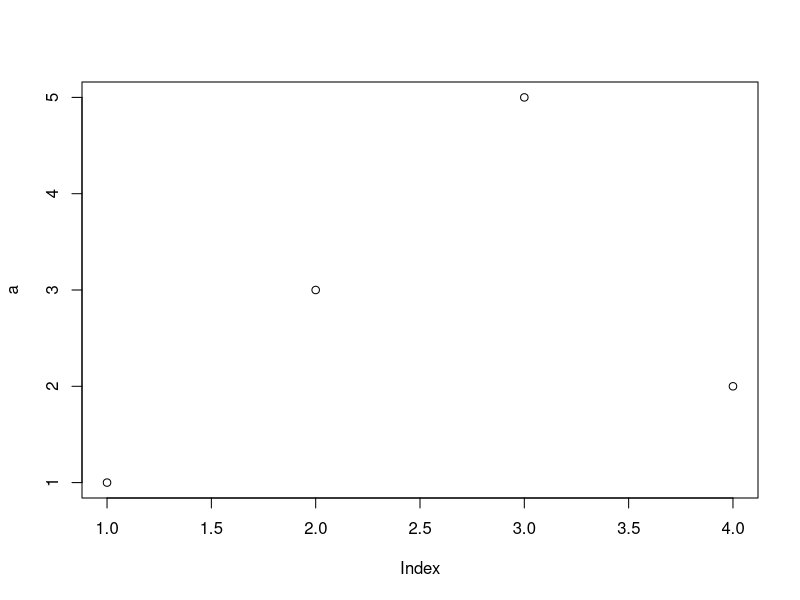
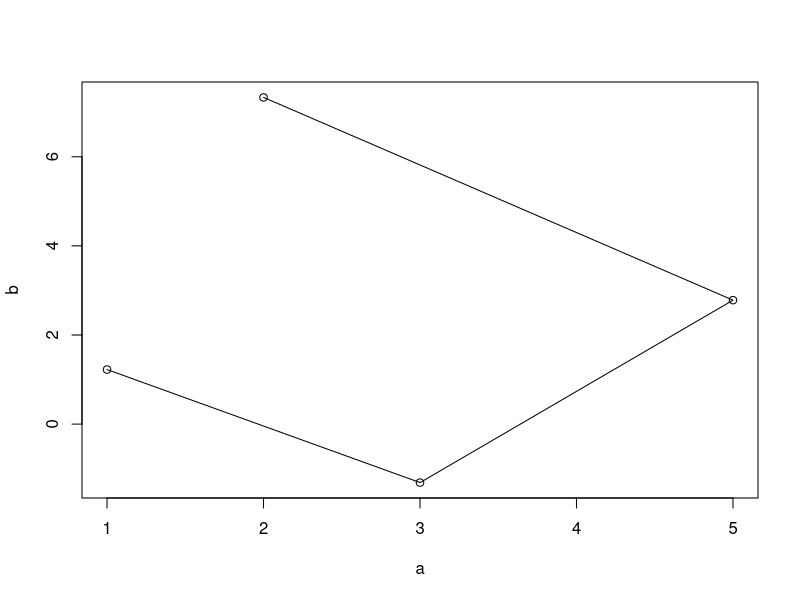

The R source for these figures, in order:
a=c(1, 3, 5,2)
mean(a)
var(a)
sd(a)
sum(a)
sort(a)
order(a)
plot(a)
b=c(1.224, -1.313,2.7816,7.3322)
round(b,2)
plot(a,b)
lines(a,b)
